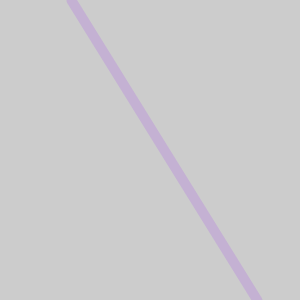
Frame 1 (no input)
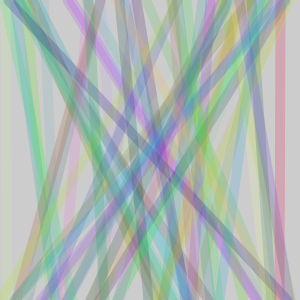
Frame 60 (the mouse pressed at the canvas centre just before this capture)
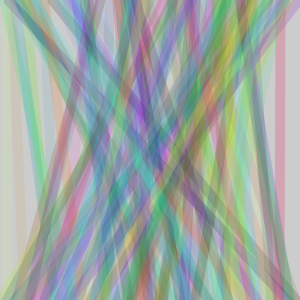
Frame 120 (the mouse held since frame 60 and released just before this capture)

The Processing sketch that drew these frames (run headless with seeded random() and noise(); from frame 60 on, the mouse is pressed at the canvas centre):

// Processing sketch: processing_160098
// ── processing_160098.pde

void setup(){
  size(300,300);
}

void draw(){
  strokeWeight(10);
  stroke(random(255), random(255), random(255),50);
  line(random(width), 0, random(width), height);
}
